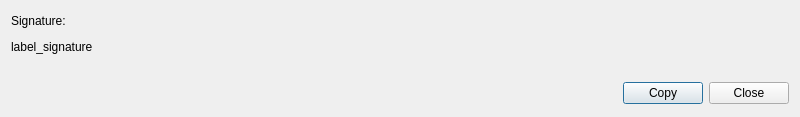
<?xml version="1.0" encoding="UTF-8"?>
<ui version="4.0">
 <class>Dialog</class>
 <widget class="QDialog" name="Dialog">
  <property name="geometry">
   <rect>
    <x>0</x>
    <y>0</y>
    <width>800</width>
    <height>117</height>
   </rect>
  </property>
  <property name="windowTitle">
   <string>Signature</string>
  </property>
  <layout class="QGridLayout" name="gridLayout">
   <item row="3" column="2">
    <widget class="QPushButton" name="button_copy">
     <property name="text">
      <string>Copy</string>
     </property>
    </widget>
   </item>
   <item row="3" column="3">
    <widget class="QPushButton" name="button_close">
     <property name="text">
      <string>Close</string>
     </property>
    </widget>
   </item>
   <item row="3" column="1">
    <spacer name="horizontalSpacer">
     <property name="orientation">
      <enum>Qt::Horizontal</enum>
     </property>
     <property name="sizeHint" stdset="0">
      <size>
       <width>591</width>
       <height>25</height>
      </size>
     </property>
    </spacer>
   </item>
   <item row="2" column="1" colspan="3">
    <spacer name="verticalSpacer">
     <property name="orientation">
      <enum>Qt::Vertical</enum>
     </property>
     <property name="sizeType">
      <enum>QSizePolicy::Fixed</enum>
     </property>
     <property name="sizeHint" stdset="0">
      <size>
       <width>488</width>
       <height>18</height>
      </size>
     </property>
    </spacer>
   </item>
   <item row="1" column="0" colspan="4">
    <widget class="QLabel" name="label_signature">
     <property name="text">
      <string>label_signature</string>
     </property>
    </widget>
   </item>
   <item row="0" column="0" colspan="4">
    <widget class="QLabel" name="label">
     <property name="text">
      <string>Signature:</string>
     </property>
    </widget>
   </item>
  </layout>
 </widget>
 <resources/>
 <connections>
  <connection>
   <sender>button_close</sender>
   <signal>clicked()</signal>
   <receiver>Dialog</receiver>
   <slot>close()</slot>
   <hints>
    <hint type="sourcelabel">
     <x>748</x>
     <y>93</y>
    </hint>
    <hint type="destinationlabel">
     <x>399</x>
     <y>58</y>
    </hint>
   </hints>
  </connection>
 </connections>
</ui>
